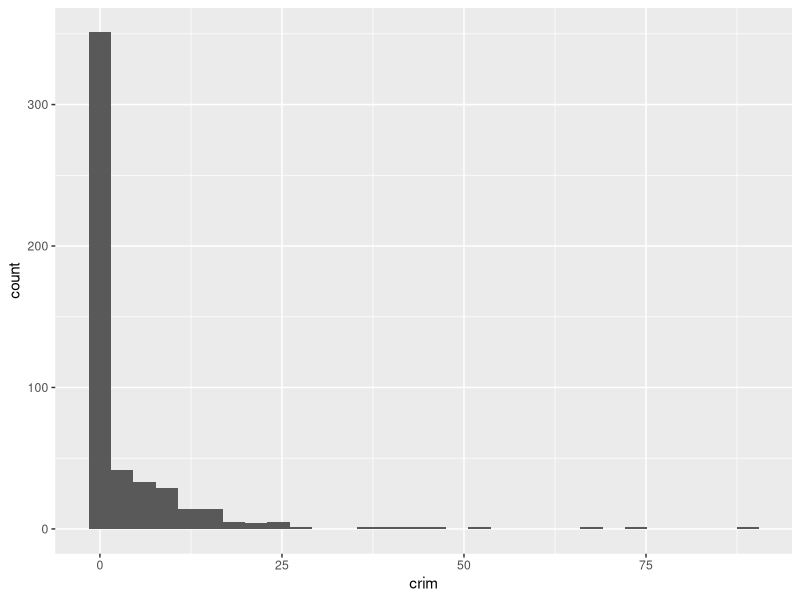
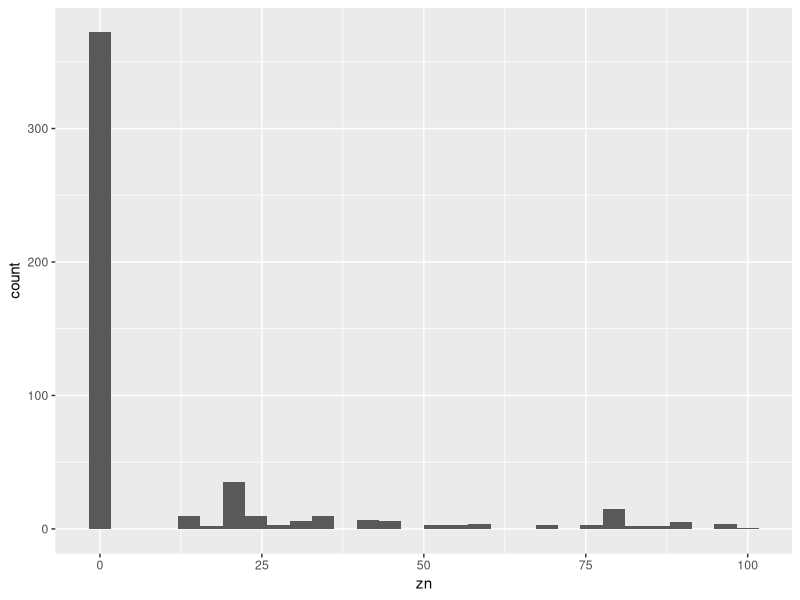
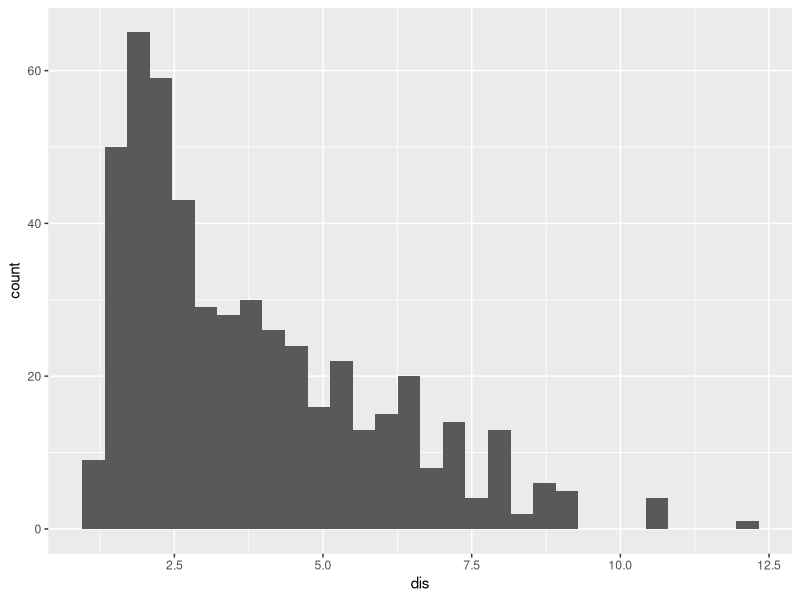
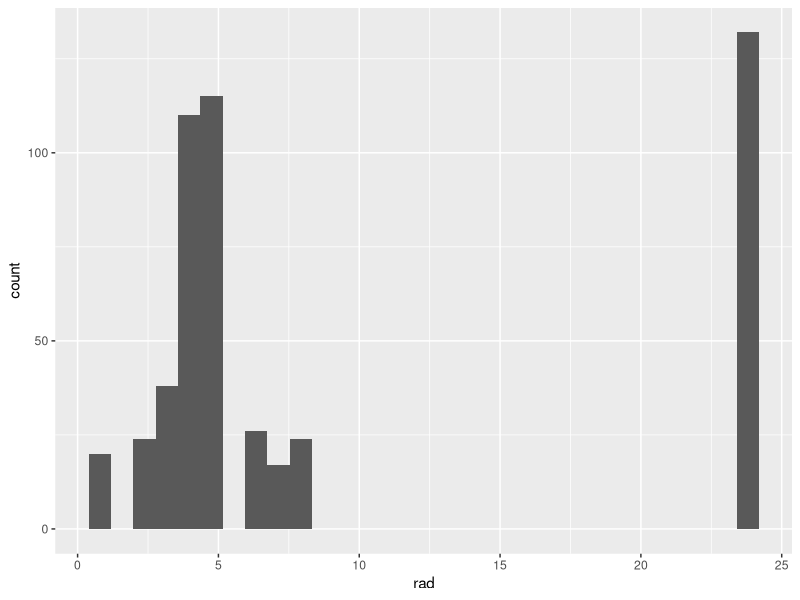
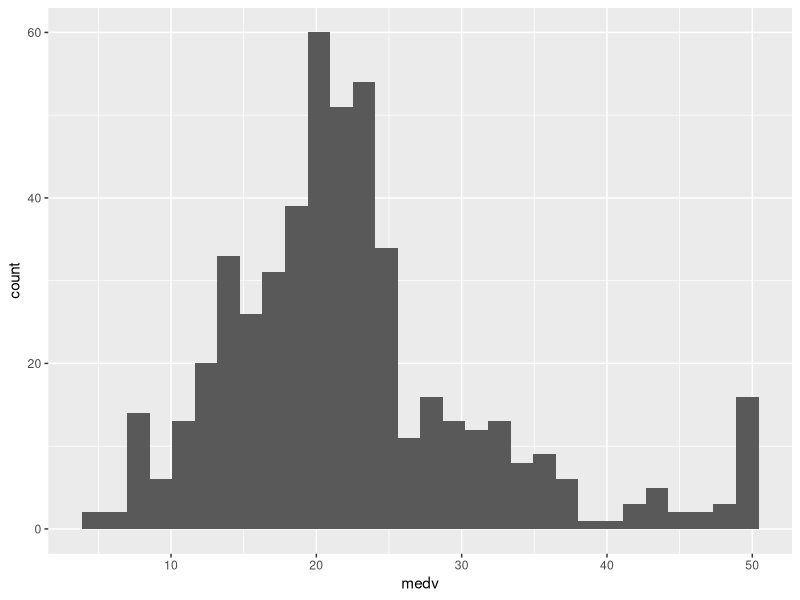
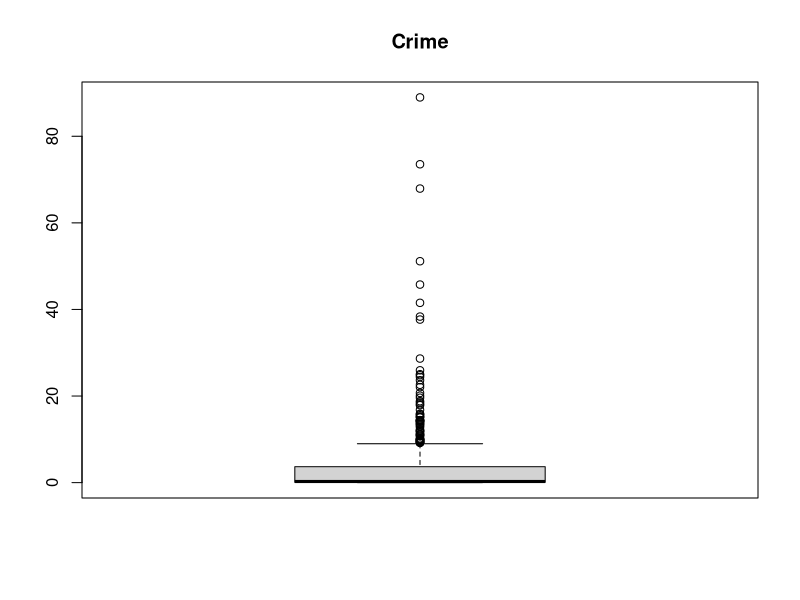
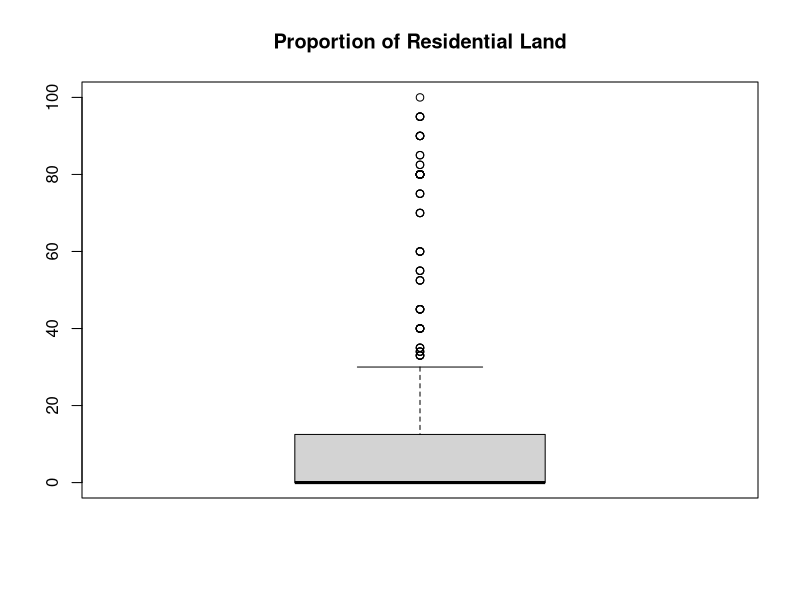
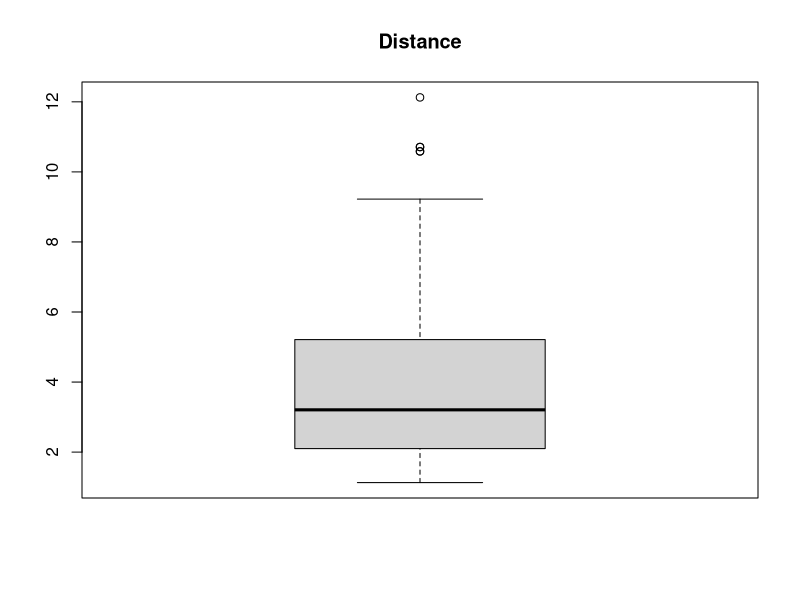

The R source for these figures, in order:
## ---- chunk 1
library("MASS")
?Boston

str(Boston)
# Check for missing values
colSums(is.na(Boston))

# Drop rows with missing values
df <- Boston[complete.cases(Boston),]

# Check for duplicates
sum(duplicated(Boston))

# Drop duplicates
df <- Boston[!duplicated(Boston),]

## ---- chunk 2
#Explanatory Data Analysis
library(ggplot2)
library(psych)

summary(Boston)
describe(Boston$crim, quant = c(0.25, 0.5, 0.75), skew = TRUE)
describe(Boston$zn, quant = c(0.25, 0.5, 0.75), skew = TRUE)
describe(Boston$dis, quant = c(0.25, 0.5, 0.75), skew = TRUE)
describe(Boston$rad, quant = c(0.25, 0.5, 0.75), skew = TRUE)
## ---- chunk 3
# Plot histograms of numeric variables
ggplot(Boston, aes(x = crim)) + geom_histogram()
ggplot(Boston, aes(x = zn)) + geom_histogram()
ggplot(Boston, aes(x = dis)) + geom_histogram()
ggplot(Boston, aes(x = rad)) + geom_histogram()
ggplot(Boston, aes(x = medv)) + geom_histogram()
## ---- chunk 4
#Plotting boxplots and outliers for the variables
boxplot(Boston$crim, main="Crime")$out
boxplot(Boston$zn, main="Proportion of Residential Land")$out
boxplot(Boston$dis, main="Distance")$out
boxplot(Boston$rad, main="Radial Highway")$out
boxplot(Boston$medv, main="Median Value")$out
## ---- chunk 5
#Checking for correlation
correlation_coefficient <- cor(Boston$crim, Boston$zn)
correlation_coefficient
correlation_coefficient <- cor(Boston$dis, Boston$rad)
correlation_coefficient
correlation_coefficient <- cor(Boston$crim, Boston$dis)
correlation_coefficient
correlation_coefficient <- cor(Boston$crim, Boston$rad)
correlation_coefficient
## ---- chunk 6
install.packages("tidyr")
install.packages("carData")

library (dplyr)
library (tidyr)
library (car)

model <- lm("medv~crim+zn+dis+rad", data = Boston)
summary(model)
## ---- chunk 7
#ASSUMPTIONS FOR LINEAR REGRESSION

# Check for multicollinearity
vif(model)
#tolerance
1/vif(model)
#mean vif
mean(vif(model))

#Check for independence 
dwt(model)




# Check for normality of the residuals
residuals <- resid(model)
ggplot(data.frame(residuals), aes(x = residuals)) + geom_histogram()

plot(model)
plot
# Check for heteroscedasticity of the residuals
ggplot(df, aes(x = fitted(model), y = residuals)) + geom_point()

